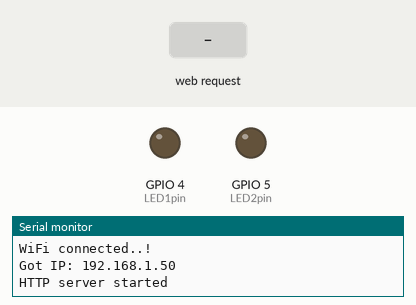
Simulated run of this sketch. Board: ESP32. Shown: output pins drawn as LEDs (lit = HIGH), the last lines printed to the serial monitor. The inputs (shaded band) are chosen by the test bench. WiFi joins after 1.5 s; servers stay silent unless stated.

Above: at 3.3 s.
3.4 s: HTTP request GET /led1on received
At 4.6 s:
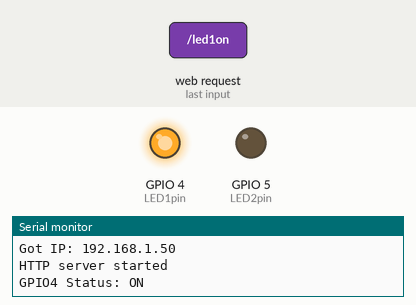
4.9 s: HTTP request GET /led2on received
At 6.0 s:
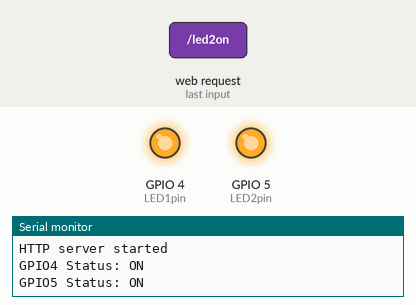
6.4 s: HTTP request GET /led1off received
At 7.1 s:
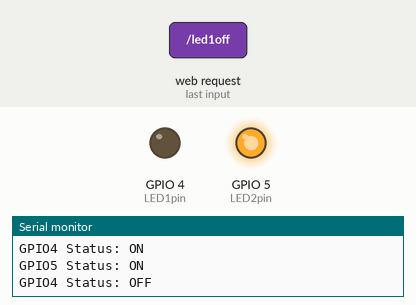
7.9 s: HTTP request GET /led2off received
At 8.2 s:
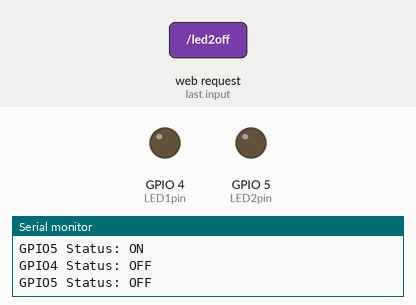
Timing chart, 0 to 10.4 s (numbered marks = the images above; inputs shaded):
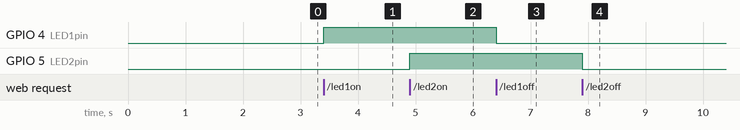

The sketch:

DHT11_LED_Wifi.ino
```cpp
#include <WiFi.h>
#include <WebServer.h>
#include "DHT.h"
// Uncomment one of the lines below for whatever DHT sensor type you're using!
#define DHTTYPE DHT11   // DHT 11
//#define DHTTYPE DHT21   // DHT 21 (AM2301)
//#define DHTTYPE DHT22   // DHT 22  (AM2302), AM2321
const char* ssid = "Phong Quynh";
const char* password = "1234567890";
WebServer server(80);
uint8_t DHTPin = 15;
DHT dht(DHTPin, DHTTYPE);
float Temperature;
float Humidity;
uint8_t LED1pin = 4;
bool LED1status = LOW;
uint8_t LED2pin = 5;
bool LED2status = LOW;
void setup() {
  Serial.begin(115200);
  delay(100);
  pinMode(LED1pin, OUTPUT);
  pinMode(LED2pin, OUTPUT);
  pinMode(DHTPin, INPUT);
  dht.begin();
  Serial.println("Connecting to ");
  Serial.println(ssid);
  WiFi.begin(ssid, password);
  while (WiFi.status() != WL_CONNECTED) {
  delay(1000);
  Serial.print(".");
  }
  Serial.println("");
  Serial.println("WiFi connected..!");
  Serial.print("Got IP: ");  Serial.println(WiFi.localIP());
  server.on("/", handle_OnConnect);
  server.on("/led1on", handle_led1on);
  server.on("/led1off", handle_led1off);
  server.on("/led2on", handle_led2on);
  server.on("/led2off", handle_led2off);
  server.onNotFound(handle_NotFound);
  server.begin();
  Serial.println("HTTP server started");
}
void loop() {
  server.handleClient();
  if(LED1status)
  {digitalWrite(LED1pin, HIGH);}
  else
  {digitalWrite(LED1pin, LOW);}
  if(LED2status)
  {digitalWrite(LED2pin, HIGH);}
  else
  {digitalWrite(LED2pin, LOW);}
}
void handle_OnConnect() {
 Temperature = dht.readTemperature();
  Humidity = dht.readHumidity();
  LED1status = LOW;
  LED2status = LOW;
  Serial.println("GPIO4 Status: OFF | GPIO5 Status: OFF");
  server.send(200, "text/html", SendHTML(LED1status,LED2status,Temperature,Humidity));

}
void handle_led1on() {
  LED1status = HIGH;
  Serial.println("GPIO4 Status: ON");
  server.send(200, "text/html", SendHTML(true,LED2status,Temperature,Humidity));
}
void handle_led1off() {
  LED1status = LOW;
  Serial.println("GPIO4 Status: OFF");
  server.send(200, "text/html", SendHTML(false,LED2status,Temperature,Humidity));
}
void handle_led2on() {
  LED2status = HIGH;
  Serial.println("GPIO5 Status: ON");
  server.send(200, "text/html", SendHTML(LED1status,true,Temperature,Humidity));
}
void handle_led2off() {
  LED2status = LOW;
  Serial.println("GPIO5 Status: OFF");
  server.send(200, "text/html", SendHTML(LED1status,false,Temperature,Humidity));
}
void handle_NotFound(){
  server.send(404, "text/plain", "Not found");
}
String SendHTML(uint8_t led1stat, uint8_t led2stat, float Temperaturestat, float Humiditystat) {
  String ptr = "<!DOCTYPE html> <html>\n";
  ptr += "<head><meta name=\"viewport\" content=\"width=device-width, initial-scale=1.0, user-scalable=no\">\n";
  ptr +="<link href=\"https://fonts.googleapis.com/css?family=Open+Sans:300,400,600\" rel=\"stylesheet\">\n";
  ptr += "<title>ESP32 Control and Weather Report</title>\n";
  ptr += "<style>html { font-family: Helvetica; display: inline-block; margin: 0px auto; text-align: center;}\n";
  ptr += "body{margin-top: 50px;} h1 {color: #444444;margin: 50px auto 30px;} h3 {color: #444444;margin-bottom: 50px;}\n";
  ptr += ".button {display: block;width: 80px;background-color: #3498db;border: none;color: white;padding: 13px 30px;text-decoration: none;font-size: 25px;margin: 0px auto 35px;cursor: pointer;border-radius: 4px;}\n";
  ptr += ".button-on {background-color: #3498db;}\n";
  ptr += ".button-on:active {background-color: #2980b9;}\n";
  ptr += ".button-off {background-color: #34495e;}\n";
  ptr += ".button-off:active {background-color: #2c3e50;}\n";
  ptr +=".side-by-side{display: inline-block;vertical-align: middle;position: relative;}\n";
  ptr +=".humidity-icon{background-color: #3498db;width: 30px;height: 30px;border-radius: 50%;line-height: 36px;}\n";
  ptr +=".humidity-text{font-weight: 600;padding-left: 15px;font-size: 19px;width: 160px;text-align: left;}\n";
  ptr +=".humidity{font-weight: 300;font-size: 60px;color: #3498db;}\n";
  ptr +=".temperature-icon{background-color: #f39c12;width: 30px;height: 30px;border-radius: 50%;line-height: 40px;}\n";
  ptr +=".temperature-text{font-weight: 600;padding-left: 15px;font-size: 19px;width: 160px;text-align: left;}\n";
  ptr +=".temperature{font-weight: 300;font-size: 60px;color: #f39c12;}\n";
  ptr +=".superscript{font-size: 17px;font-weight: 600;position: absolute;right: -20px;top: 15px;}\n";
  ptr +=".data{padding: 10px;}\n";
  ptr += "p {font-size: 14px;color: #888;margin-bottom: 10px;}\n";
  ptr += "</style>\n";
  ptr += "</head>\n";
  ptr += "<body>\n";
  ptr += "<h1>ESP32 Web Server</h1>\n";
  ptr += "<h3>Using Station(STA) Mode</h3>\n";
  if (led1stat) {
    ptr += "<p>LED1 Status: ON</p><a class=\"button button-off\" href=\"/led1off\">OFF</a>\n";
  } else {
    ptr += "<p>LED1 Status: OFF</p><a class=\"button button-on\" href=\"/led1on\">ON</a>\n";
  }
  if (led2stat) {
    ptr += "<p>LED2 Status: ON</p><a class=\"button button-off\" href=\"/led2off\">OFF</a>\n";
  } else {
    ptr += "<p>LED2 Status: OFF</p><a class=\"button button-on\" href=\"/led2on\">ON</a>\n";
  }
  ptr +="<div id=\"webpage\">\n";
   ptr +="<h1>ESP32 Weather Report</h1>\n";
   ptr +="<div class=\"data\">\n";
   ptr +="<div class=\"side-by-side temperature-icon\">\n";
   ptr +="<svg version=\"1.1\" id=\"Layer_1\" xmlns=\"http://www.w3.org/2000/svg\" xmlns:xlink=\"http://www.w3.org/1999/xlink\" x=\"0px\" y=\"0px\"\n";
   ptr +="width=\"9.915px\" height=\"22px\" viewBox=\"0 0 9.915 22\" enable-background=\"new 0 0 9.915 22\" xml:space=\"preserve\">\n";
   ptr +="<path fill=\"#FFFFFF\" d=\"M3.498,0.53c0.377-0.331,0.877-0.501,1.374-0.527C5.697-0.04,6.522,0.421,6.924,1.142\n";
   ptr +="c0.237,0.399,0.315,0.871,0.311,1.33C7.229,5.856,7.245,9.24,7.227,12.625c1.019,0.539,1.855,1.424,2.301,2.491\n";
   ptr +="c0.491,1.163,0.518,2.514,0.062,3.693c-0.414,1.102-1.24,2.038-2.276,2.594c-1.056,0.583-2.331,0.743-3.501,0.463\n";
   ptr +="c-1.417-0.323-2.659-1.314-3.3-2.617C0.014,18.26-0.115,17.104,0.1,16.022c0.296-1.443,1.274-2.717,2.58-3.394\n";
   ptr +="c0.013-3.44,0-6.881,0.007-10.322C2.674,1.634,2.974,0.955,3.498,0.53z\"/>\n";
   ptr +="</svg>\n";
   ptr +="</div>\n";
   ptr +="<div class=\"side-by-side temperature-text\">Temperature</div>\n";
   ptr +="<div class=\"side-by-side temperature\">";
   ptr +=(int)Temperature;
   ptr +="<span class=\"superscript\">&degC</span></div>\n";
   ptr +="</div>\n";
   ptr +="<div class=\"data\">\n";
   ptr +="<div class=\"side-by-side humidity-icon\">\n";
   ptr +="<svg version=\"1.1\" id=\"Layer_2\" xmlns=\"http://www.w3.org/2000/svg\" xmlns:xlink=\"http://www.w3.org/1999/xlink\" x=\"0px\" y=\"0px\"\n\"; width=\"12px\" height=\"17.955px\" viewBox=\"0 0 13 17.955\" enable-background=\"new 0 0 13 17.955\" xml:space=\"preserve\">\n";
   ptr +="<path fill=\"#FFFFFF\" d=\"M1.819,6.217C3.139,4.064,6.5,0,6.5,0s3.363,4.064,4.681,6.217c1.793,2.926,2.133,5.05,1.571,7.057\n";
   ptr +="c-0.438,1.574-2.264,4.681-6.252,4.681c-3.988,0-5.813-3.107-6.252-4.681C-0.313,11.267,0.026,9.143,1.819,6.217\"></path>\n";
   ptr +="</svg>\n";
   ptr +="</div>\n";
   ptr +="<div class=\"side-by-side humidity-text\">Humidity</div>\n";
   ptr +="<div class=\"side-by-side humidity\">";
   ptr +=(int)Humiditystat;
   ptr +="<span class=\"superscript\">%</span></div>\n";
   ptr +="</div>\n";
  ptr +="</div>\n";
  ptr += "</body>\n";
  ptr += "</html>\n";
  return ptr;
}
```

Measured:
- after the input at 3.4 s, GPIO 4 (LED1pin): LOW → HIGH at once
- after the input at 4.9 s, GPIO 5 (LED2pin): LOW → HIGH at once
- after the input at 6.4 s, GPIO 4 (LED1pin): HIGH → LOW at once
- after the input at 7.9 s, GPIO 5 (LED2pin): HIGH → LOW at once
